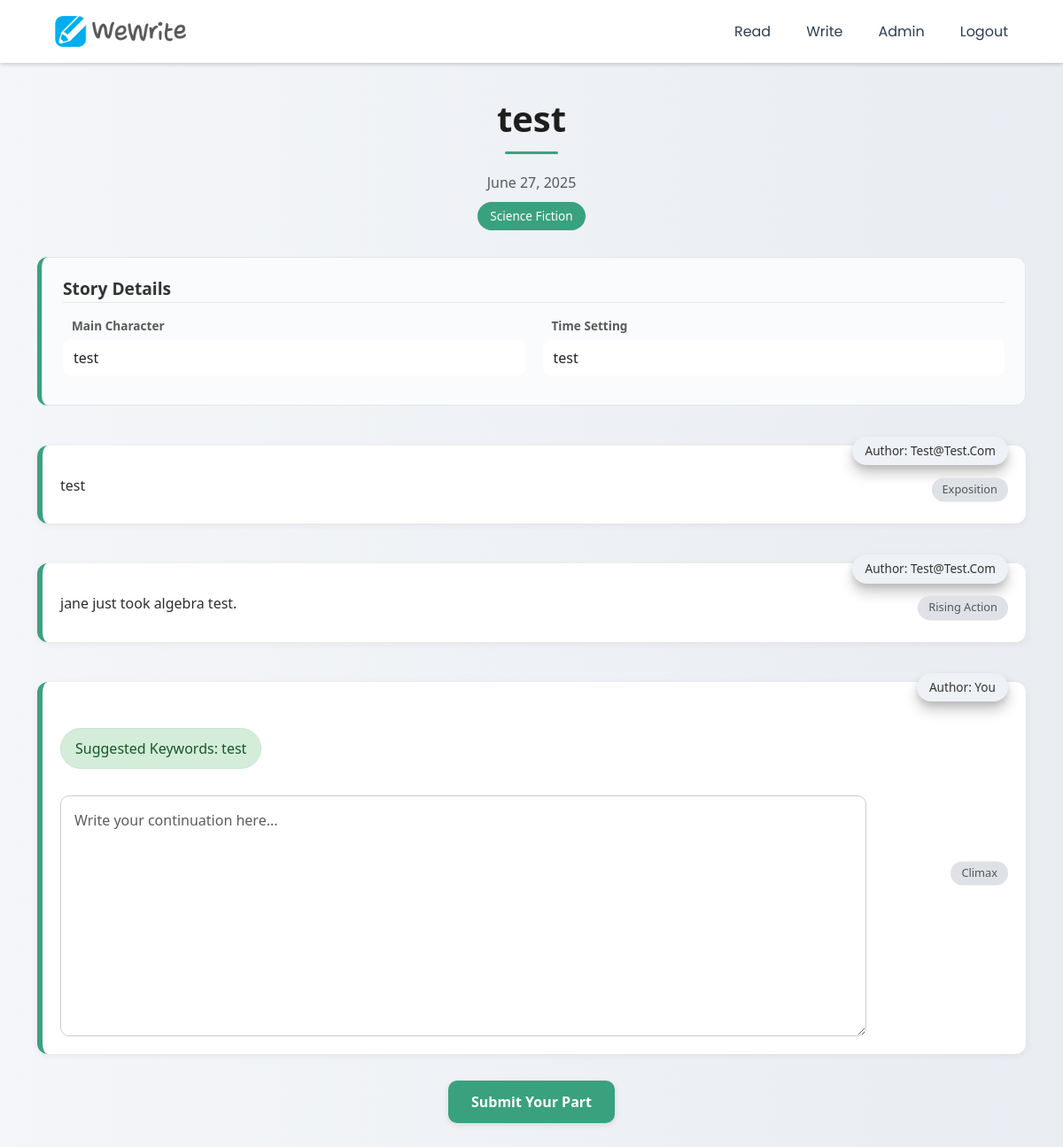
Screenshot of /collaborate/17/ (signed in) with the database file from the repository.
### story/models.py (models this page shows, shortened)
class Story(models.Model):
    GENRE_CHOICES = [
        (1, 'Fiction'),
        (2, 'Science Fiction'),
        (3, 'Historical Fiction'),
        (4, 'Mystery'),
        (5, 'Fantasy'),
        (6, 'Romance'),
    ]
    STATUS_CHOICES = [
        (1, 'pending'),
        (2, 'published'),
    ]
    user = models.ForeignKey(CustomUser, on_delete=models.CASCADE)
    started_date = models.DateField(default='2000-01-01', null=True, blank=True)
    title = models.TextField(max_length=250, null=True, blank=True)
    genre = models.ForeignKey(Genre, on_delete=models.CASCADE)
    main_character = models.TextField(max_length=250, null=True, blank=True)
    time_setting = models.TextField(max_length=250, null=True, blank=True)
    suggested_keyword = models.TextField(max_length=250, null=True, blank=True)
    exposition_summary = models.TextField(max_length=10000, null=True, blank=True)
    status = models.IntegerField(choices=STATUS_CHOICES, default=1)

class Genre(models.Model):
    name = models.CharField(max_length=50, unique=True)
    is_active = models.BooleanField(default=True)
    image = models.ImageField(upload_to='genre_images/', null=True, blank=True)  # Add this line

class Stage(models.Model):
    PART_CHOICES = [
        (1, 'exposition'),
        (2, 'rising action'),
        (3, 'climax'),
        (4, 'falling action'),
        (5, 'resolution'),
    ]
    STATUS_CHOICES = [
        (1, 'pending'),
        (2, 'rejected'),
        (3, 'accepted'),
    ]
    story = models.ForeignKey(Story, on_delete=models.CASCADE, null=False, blank=False)
    user = models.ForeignKey(CustomUser, on_delete=models.CASCADE, null=False, blank=False)
    submitted_date = models.DateField(default='2000-01-01', null=True, blank=True)
    part = models.IntegerField(choices=PART_CHOICES)
    status = models.IntegerField(choices=STATUS_CHOICES)
    text = models.TextField(max_length=100000, null=True, blank=True)

### member/models.py (models this page shows, shortened)
class CustomUser(AbstractBaseUser, PermissionsMixin):
    username = models.CharField(max_length=50, unique=True)
    name = models.CharField(max_length=50, unique=False, null=True, blank=True)
    is_active = models.BooleanField(default=True)
    is_staff = models.BooleanField(default=False)
    REQUIRED_FIELDS = []
    USERNAME_FIELD = 'username'
    objects = CustomUserManager()
    class Meta:
        verbose_name = 'Custom User'
        verbose_name_plural = 'Custom Users'

### suhyun_nlp/views.py (the view, shortened to what this page needs)
# urls.py: path('collaborate/<int:id>/', views.to_collaborate, name='to-collaborate'),
@login_required
def to_collaborate(request, id):
    curr_user = request.user
    isAdmin = curr_user.is_staff
    curr_story = Story.objects.get(pk=id)
    curr_story_stages = Stage.objects.filter(story=curr_story).order_by('part')
    curr_part = len(curr_story_stages) + 1
    if curr_part > 5:
        curr_part = 5  # Cap at 5 (Resolution)
    context = {
        'isAdmin': isAdmin,
        'curr_story': curr_story,
        'curr_story_stages': curr_story_stages,
        'pk': curr_story.pk,
        'isLogin': True,
        'curr_part': curr_part,  # ✅ Add this
    }
    return render(request, 'collaborate.html', context)

### suhyun_nlp/templates/collaborate.html (shortened to what this page needs)
{% extends 'header.html' %}
{% block write %}
<head>
  <link href="https://cdn.jsdelivr.net/npm/bootstrap@5.3.0/dist/css/bootstrap.min.css" rel="stylesheet">
</head>
<body>
<form action="{% url 'to-collaborate' pk %}" method="POST">
  <div class="container mb-5">
    <div class="header-section">
      <div class="story-title mt-4">{{ curr_story.title }}</div>
      <div class="text-muted">{{ curr_story.started_date }}</div>
      <span class="badge-genre">{{ curr_story.genre.name | title }}</span>
    </div>
    <div class="meta-card">
      <h5 class="meta-title">Story Details</h5>
      <div class="meta-content d-flex flex-wrap justify-content-between">
        <div class="meta-item">
          <span class="meta-label">Main Character</span>
          <div class="meta-value">{{ curr_story.main_character }}</div>
        </div>
        <div class="meta-item">
          <span class="meta-label">Time Setting</span>
          <div class="meta-value">{{ curr_story.time_setting }}</div>
        </div>
      </div>
    </div>
    {% for stage in curr_story_stages %}
    <div class="post-card">
      <div class="post-header">
        <div class="author">Author: {{ stage.user.username | title }}</div>
        {% if stage.part == 1 %}
        <span class="category">Exposition</span>
        {% elif stage.part == 2 %}
        <span class="category">Rising Action</span>
        {% elif stage.part == 3 %}
        <span class="category">Climax</span>
        {% elif stage.part == 4 %}
        <span class="category">Falling Action</span>
        {% elif stage.part == 5 %}
        <span class="category">Resolution</span>
        {% endif %}
      </div>
      <div class="post-content">
        <p>{{ stage.text }}</p>
      </div>
    </div>
    {% endfor %}
    <div class="post-card">
      <div class="post-header">
        <div class="author">Author: You</div>
        {% if curr_part == 1 %}
        <span class="category">Exposition</span>
        {% elif curr_part == 2 %}
        <span class="category">Rising Action</span>
        {% elif curr_part == 3 %}
        <span class="category">Climax</span>
        {% elif curr_part == 4 %}
        <span class="category">Falling Action</span>
        {% elif curr_part == 5 %}
        <span class="category">Resolution</span>
        {% endif %}
      </div>
      <div class="keywords">
        Suggested Keywords: {{ curr_story.suggested_keyword }}
      </div>
      <div class="textarea-section">
        <textarea class="form-control mt-3" name="text" rows="10" placeholder="Write your continuation here..."></textarea>
      </div>
    </div>
    <button type="submit" class="submit-btn">Submit Your Part</button>
  </div>
</form>
</body>
</html>
{% endblock %}

### static/css/styles.css (style rules this page uses)
.post-card { background: white; border-radius: 10px; box-shadow: 0 4px 6px rgba(0, 0, 0, 0.1); padding: 20px; margin-bottom: 15px; position: relative; }
.post-header { display: flex; justify-content: space-between; align-items: center; margin-bottom: 10px; }
.post-content { font-size: 14px; color: #555; margin-bottom: 10px; }
.category { font-size: 14px; font-weight: bold; padding: 5px 10px; border-radius: 5px; display: inline-block; position: absolute; top: 50%; right: 20px; transform: translateY(-50%); }
.genre, .author { position: absolute; top: -10px; right: 20px; background-color: white; color: black; font-size: 12px; font-weight: bold; padding: 5px 10px; box-shadow: 0 10px 15px rgba(0, 0, 0, 0.2), 0 4px 6px rgba(0, 0, 0, 0.1); border-radius: 5px; }

### suhyun_nlp/templates/header.html (style rules this page uses)
html, body { overflow-x: hidden !important; }

### suhyun_nlp/templates/collaborate.html (style rules this page uses)
:root { --main-accent: #3aa17e; }
body { background: linear-gradient(to right, #f4f6f9, #e9ecf1); font-family: 'Segoe UI', sans-serif; }
.container { margin: 0 auto; }
.header-section { text-align: center; margin-top: 80px; margin-bottom: 30px; }
.badge-genre { font-size: 0.85rem; padding: 6px 14px; border-radius: 50px; background-color: var(--main-accent); color: #fff; font-weight: 500; margin-top: 10px; display: inline-block; }
.meta-card { background: #f9fbfc; border-left: 5px solid var(--main-accent); padding: 24px; border-radius: 12px; box-shadow: inset 0 0 0 1px #e3e6ea; margin-bottom: 30px; }
.meta-title { font-size: 1.2rem; font-weight: 700; color: #333; margin-bottom: 16px; border-bottom: 1px solid #e3e6ea; padding-bottom: 4px; }
.meta-content { gap: 20px; }
.meta-item { flex: 1 1 220px; margin-bottom: 10px; }
.meta-label { font-size: 0.85rem; font-weight: 600; color: #5a5a5a; display: block; margin-bottom: 5px; margin-left: 10px; }
.meta-value { font-size: 1rem; font-weight: 500; color: #222; background-color: #fff; padding: 8px 12px; border-radius: 8px; }
.post-card { background: #fff; padding: 20px; border-radius: 12px; box-shadow: 0 2px 8px rgba(0, 0, 0, 0.06); margin-top: 45px; position: relative; border-left: 6px solid var(--main-accent); }
.post-header { display: flex; justify-content: space-between; align-items: center; flex-wrap: wrap; margin-bottom: 12px; }
.author { background: #eef1f5; padding: 6px 14px; border-radius: 30px; font-weight: 500; font-size: 0.85rem; color: #333; margin-bottom: 6px; }
.category { font-weight: 500; font-size: 0.8rem; color: #555; background: #dee2e6; padding: 4px 12px; border-radius: 20px; margin-top: 6px; }
.post-content p { margin: 0; white-space: pre-wrap; line-height: 1.65; font-size: 1rem; color: #2e2e2e; }
.textarea-section { margin-top: 20px; }
.form-control { border-radius: 10px; border: 1px solid #ccc; padding: 15px; font-size: 1rem; width: 85%; resize: vertical; }
.submit-btn { background-color: var(--main-accent); color: white; border: none; padding: 12px 26px; font-size: 1rem; font-weight: 600; border-radius: 10px; margin: 30px auto 0; display: block; max-width: 220px; box-shadow: 0 2px 6px rgba(0, 0, 0, 0.1); transition: background-color 0.3s ease; }
.keywords { font-size: 1rem; color: #155724; background: #d4edda; padding: 10px 16px; border-radius: 30px; font-weight: 500; display: inline-block; margin: 20px 0 10px; border: 1px solid #c3e6cb; }
.story-title { font-size: 2.5rem; font-weight: 700; color: #1e1e1e; display: inline-block; position: relative; margin-bottom: 20px; padding-bottom: 10px; text-align: center; }
.story-title::after { content: ''; position: absolute; bottom: 0; left: 50%; transform: translateX(-50%); height: 3px; width: 60px; background-color: var(--main-accent); border-radius: 2px; }

### rows the page displays
Story: title "test", started_date "June 27, 2025", genre.name "Science Fiction", main_character "test", time_setting "test", suggested_keyword "test"
Stage: user.username "Test@Test.Com", part "Exposition", text "test"
Stage: user.username "Test@Test.Com", part "Rising Action", text "jane just took algebra test."
